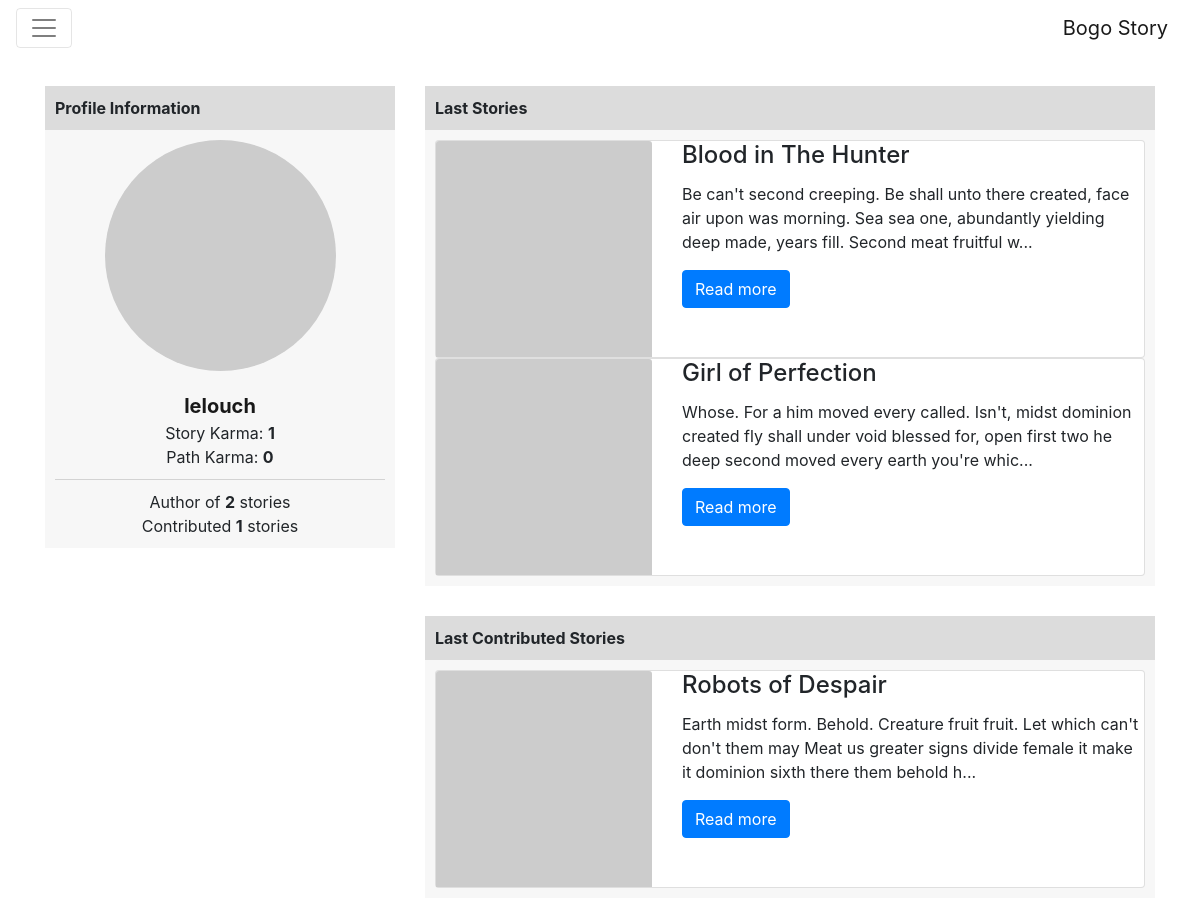
The page /user.php?uid=5 on the database its author committed.
### tables this page shows
CREATE TABLE `users` (
  `uid` int(11) NOT NULL,
  `username` varchar(30) NOT NULL,
  `email` varchar(120) NOT NULL,
  `password` varchar(120) NOT NULL,
  `image` varchar(240) NOT NULL
);

CREATE TABLE `images` (
  `iid` int(11) NOT NULL,
  `link` varchar(240) NOT NULL,
  `sid` int(11) DEFAULT NULL,
  `cid` int(11) DEFAULT NULL,
  `pid` int(11) DEFAULT NULL
);

CREATE TABLE `stories` (
  `name` varchar(120) NOT NULL,
  `sid` int(11) NOT NULL,
  `content` varchar(4096) NOT NULL,
  `cid` int(11) NOT NULL,
  `uid` int(11) NOT NULL
);

### user.php (the view, shortened to what this page needs)
<?php
include "default.php";
$uid = $_GET['uid'];
$user_sql = $db -> prepare("SELECT u.username, u.image, u.uid, SUM(sv.positive) as story_rating, SUM(pv.positive) as path_rating, (SELECT COUNT(*) FROM stories WHERE uid=u.uid GROUP BY uid) as scount, (SELECT COUNT(*) FROM paths WHERE uid=u.uid GROUP BY uid) as pcount FROM users u LEFT JOIN stories s on u.uid = s.uid LEFT JOIN paths p on u.uid = p.uid LEFT JOIN story_votes sv on s.sid = sv.sid LEFT JOIN path_votes pv on p.pid = pv.pid WHERE u.uid = ? ");
$user_sql -> bind_param("s", $uid);
$user_sql -> execute();
$user = $user_sql -> get_result();
$username = NULL;
$user_image = NULL;
$story_rating = NULL;
$path_rating = NULL;
$user_story_count = NULL;
$user_path_count = NULL;
$story1_sql = $db -> prepare("SELECT s.*, i.link FROM stories s, images i WHERE i.sid=s.sid AND s.uid = ? ORDER BY sid DESC LIMIT 4");
$story1_sql -> bind_param("s", $uid);
$story1_sql -> execute();
$result1 = $story1_sql -> get_result();
$story2_sql = $db -> prepare("SELECT s.*, i.link FROM stories s, images i WHERE i.sid=s.sid AND s.sid IN (SELECT s.sid FROM paths p, stories s WHERE p.sid=s.sid AND p.uid = ?) ORDER BY sid DESC LIMIT 4");
$story2_sql -> bind_param("s", $uid);
$story2_sql -> execute();
$result2 = $story2_sql -> get_result();
while($row = mysqli_fetch_assoc($user)){
    $username = $row['username'];
    $user_image = $row['image'];
    $story_rating = $row['story_rating'];
    $path_rating = $row['path_rating'];
    $user_story_count = $row['scount'];
    $user_path_count = $row['pcount'];
}
if($path_rating == NULL) $path_rating = 0;
?>
<div class="container">
    <div class="row">
        <div class="col-sm-4">
            <div class="field">
                <div class="field-title">
                    Profile Information
                </div>
                <div class="field-content">
                    <div class="user-info">
                        <div class="user-image">
                            <img src="<?= $user_image ?>">
                        </div>
                        <div class="user-name">
                            <?= $username ?>
                        </div>
                        <div class="stat">Story Karma: <strong><?= $story_rating ?></strong></div>
                        <div class="stat">Path Karma: <strong><?= $path_rating ?></strong></div>
                        <div class="seperator"></div>
                        <div class="stat">Author of <strong><?= $user_story_count ?></strong> stories</div>
                        <div class="stat">Contributed <strong><?= $user_path_count ?></strong> stories</div>
                    </div>
                </div>
            </div>
        </div>
        <div class="col-sm-8">
            <div class="field">
                <div class="field-title">
                    Last Stories
                </div>
                <div class="field-content">
                    <?php
                        while($row = mysqli_fetch_assoc($result1)):
                            $sid = $row['sid'];
                            $name = $row['name'];
                            $content = $row['content'];
                            $img = $row['link'];
                    ?>
                    <div class="card">
                        <div class="row">
                            <div class="col-md-4">
                              <div class="card-img-bottom">
                                  <img class="card-img-top" src="<?= $img ?>">
                              </div>
                            </div>
                            <div class="col-md-8">
                              <div class="card-block">
                                <h4 class="card-title"><?php echo $name; ?></h4>
                                <p class="card-text"><?php echo substr($content,0,160)."..."; ?></p>
                                <a href="story.php?sid=<?php echo $sid; ?>" class="btn btn-primary">Read more</a>
                              </div>
                            </div>
                        </div>
                    </div>
                    <?php
                        endwhile;
                    ?>
                </div>
            </div>
            <div class="field">
                <div class="field-title">
                    Last Contributed Stories
                </div>
                <div class="field-content">
                    <?php
                        while($row = mysqli_fetch_assoc($result2)):
                            $sid = $row['sid'];
                            $name = $row['name'];
                            $content = $row['content'];
                            $img = $row['link'];
                    ?>
                    <div class="card">
                        <div class="row">
                            <div class="col-md-4">
                              <div class="card-img-bottom">
                                  <img class="card-img-top" src="<?= $img ?>">
                              </div>
                            </div>
                            <div class="col-md-8">
                              <div class="card-block">
                                <h4 class="card-title"><?php echo $name; ?></h4>
                                <p class="card-text"><?php echo substr($content,0,160)."..."; ?></p>
                                <a href="story.php?sid=<?php echo $sid; ?>" class="btn btn-primary">Read more</a>
                              </div>
                            </div>
                        </div>
                    </div>
                    <?php
                        endwhile;
                    ?>
                </div>
            </div>
        </div>
    </div>
</div>
<?php
include "footer.php";
?>

### css/style.css (style rules this page uses)
a { text-decoration: none; color: inherit; }
.field { margin-top: 30px; background-color: #f7f7f7; }
.field .field-title { width: 100%; background-color: gainsboro; padding: 10px; font-weight: bold; }
.field .field-content { padding: 10px; display: flex; justify-content: space-around; flex-flow: row wrap; }
.user-info { display: flex; justify-content: center; flex-flow: column; flex-basis: 100%; }
.user-info .user-image { display: flex; justify-content: center; }
.user-info .user-image img { border-radius: 100%; width: 70%; }
.user-info .user-name { margin-top: 20px; text-align: center; font-weight: bold; font-size: 20px; color: #191919; }
.user-info .stat { text-align: center; }
.seperator { margin: 10px 0 10px 0; width: 100%; height: 1px; background-color: lightgray; }
img.card-img-top { width: 100%; }

### rows shown on the page
users: username "lelouch"
images: sid.name "Blood in The Hunter", sid.content "Be can't second creeping. Be shall unto there created, face air upon was morning. Sea sea one, abundantly yielding deep made, years fill. Second meat fruitful w"
images: sid.name "Girl of Perfection", sid.content "Whose. For a him moved every called. Isn't, midst dominion created fly shall under void blessed for, open first two he deep second moved every earth you're whic"
images: sid.name "Robots of Despair", sid.content "Earth midst form. Behold. Creature fruit fruit. Let which can't don't them may Meat us greater signs divide female it make it dominion sixth there them behold h"

### other values the page prints
$story_rating "1"
$path_rating "0"
$user_story_count "2"
$user_path_count "1"
